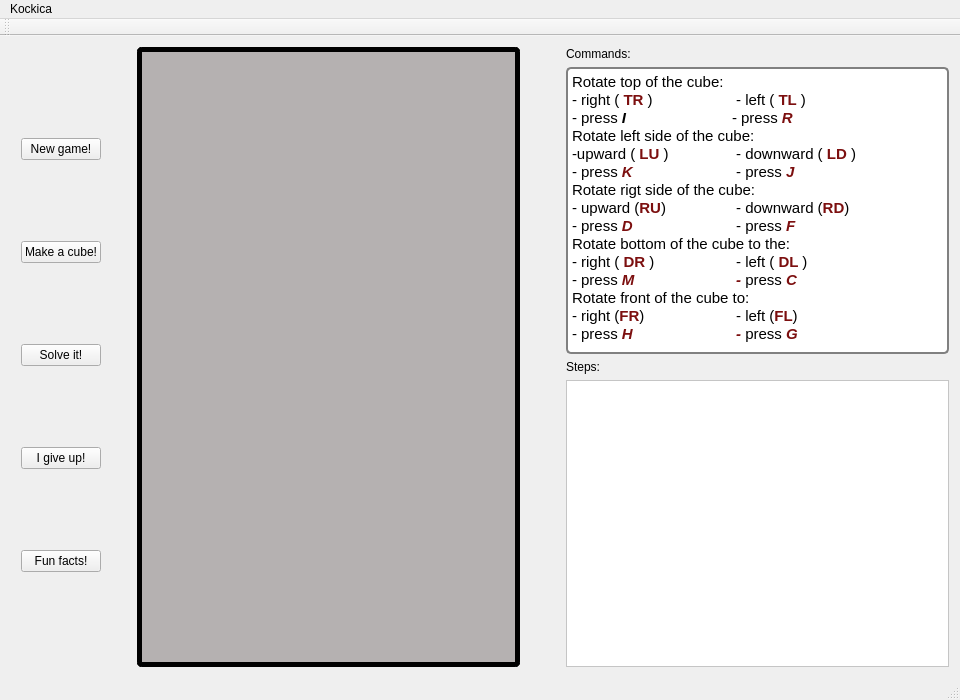
<?xml version="1.0" encoding="UTF-8"?>
<ui version="4.0">
 <class>MainWindow</class>
 <widget class="QMainWindow" name="MainWindow">
  <property name="windowModality">
   <enum>Qt::NonModal</enum>
  </property>
  <property name="geometry">
   <rect>
    <x>0</x>
    <y>0</y>
    <width>960</width>
    <height>700</height>
   </rect>
  </property>
  <property name="sizePolicy">
   <sizepolicy hsizetype="Ignored" vsizetype="Ignored">
    <horstretch>100</horstretch>
    <verstretch>100</verstretch>
   </sizepolicy>
  </property>
  <property name="minimumSize">
   <size>
    <width>800</width>
    <height>600</height>
   </size>
  </property>
  <property name="sizeIncrement">
   <size>
    <width>100</width>
    <height>100</height>
   </size>
  </property>
  <property name="baseSize">
   <size>
    <width>600</width>
    <height>600</height>
   </size>
  </property>
  <property name="acceptDrops">
   <bool>false</bool>
  </property>
  <property name="windowTitle">
   <string>MainWindow</string>
  </property>
  <property name="autoFillBackground">
   <bool>true</bool>
  </property>
  <property name="styleSheet">
   <string notr="true">QtMainWindow{
background-image:url(:/images/canvas3.jpg);}</string>
  </property>
  <widget class="QWidget" name="centralWidget">
   <layout class="QHBoxLayout" name="horizontalLayout">
    <item>
     <widget class="QFrame" name="">
      <layout class="QVBoxLayout" name="verticalLayout_3">
       <property name="spacing">
        <number>0</number>
       </property>
       <property name="leftMargin">
        <number>10</number>
       </property>
       <property name="topMargin">
        <number>10</number>
       </property>
       <property name="rightMargin">
        <number>10</number>
       </property>
       <property name="bottomMargin">
        <number>10</number>
       </property>
       <item>
        <widget class="QPushButton" name="new_game_btn">
         <property name="styleSheet">
          <string notr="true">QPushButton{
border-color: 10px solid red;
border	-radius: 10px;
font: 75 12pt &quot;Purisa&quot;;
}</string>
         </property>
         <property name="text">
          <string>New game!</string>
         </property>
        </widget>
       </item>
       <item>
        <widget class="QPushButton" name="make_cube_btn">
         <property name="styleSheet">
          <string notr="true">font: 75 12pt &quot;Purisa&quot;;</string>
         </property>
         <property name="text">
          <string>Make a cube!</string>
         </property>
        </widget>
       </item>
       <item>
        <widget class="QPushButton" name="solve_it_btn">
         <property name="styleSheet">
          <string notr="true">font: 75 12pt &quot;Purisa&quot;;</string>
         </property>
         <property name="text">
          <string>Solve it!</string>
         </property>
        </widget>
       </item>
       <item>
        <widget class="QPushButton" name="I_give_up">
         <property name="styleSheet">
          <string notr="true">font: 75 12pt &quot;Purisa&quot;;</string>
         </property>
         <property name="text">
          <string>I give up!</string>
         </property>
        </widget>
       </item>
       <item>
        <widget class="QPushButton" name="FunFacts">
         <property name="styleSheet">
          <string notr="true">font: 75 12pt &quot;Purisa&quot;;</string>
         </property>
         <property name="text">
          <string>Fun facts!</string>
         </property>
        </widget>
       </item>
      </layout>
     </widget>
    </item>
    <item>
     <spacer name="horizontalSpacer">
      <property name="orientation">
       <enum>Qt::Horizontal</enum>
      </property>
      <property name="sizeType">
       <enum>QSizePolicy::Preferred</enum>
      </property>
      <property name="sizeHint" stdset="0">
       <size>
        <width>20</width>
        <height>20</height>
       </size>
      </property>
     </spacer>
    </item>
    <item>
     <widget class="QGroupBox" name="rubick_group_box">
      <property name="enabled">
       <bool>true</bool>
      </property>
      <property name="sizePolicy">
       <sizepolicy hsizetype="Expanding" vsizetype="Preferred">
        <horstretch>0</horstretch>
        <verstretch>0</verstretch>
       </sizepolicy>
      </property>
      <property name="minimumSize">
       <size>
        <width>200</width>
        <height>300</height>
       </size>
      </property>
      <property name="styleSheet">
       <string notr="true">QGroupBox {
background-color: rgb(181, 177, 177);
border: 5px solid black;
border-radius: 5px;
margin-top: 1ex; /* leave space at the top for the title */
}</string>
      </property>
      <property name="title">
       <string/>
      </property>
     </widget>
    </item>
    <item>
     <spacer name="horizontalSpacer_2">
      <property name="orientation">
       <enum>Qt::Horizontal</enum>
      </property>
      <property name="sizeType">
       <enum>QSizePolicy::Preferred</enum>
      </property>
      <property name="sizeHint" stdset="0">
       <size>
        <width>40</width>
        <height>20</height>
       </size>
      </property>
     </spacer>
    </item>
    <item>
     <layout class="QVBoxLayout" name="verticalLayout_2">
      <item>
       <widget class="QLabel" name="label_2">
        <property name="styleSheet">
         <string notr="true">font: 75 12pt &quot;Purisa&quot;;</string>
        </property>
        <property name="text">
         <string>Commands:</string>
        </property>
       </widget>
      </item>
      <item>
       <widget class="QTextBrowser" name="Game_explained">
        <property name="styleSheet">
         <string notr="true">QTextBrowser {
background-color: rgb(255, 255, 255);
 border: 2px solid gray;
 border-radius: 5px;
 margin-top: 1ex; /* leave space at the top for the title */
}</string>
        </property>
        <property name="html">
         <string>&lt;!DOCTYPE HTML PUBLIC &quot;-//W3C//DTD HTML 4.0//EN&quot; &quot;http://www.w3.org/TR/REC-html40/strict.dtd&quot;&gt;
&lt;html&gt;&lt;head&gt;&lt;meta name=&quot;qrichtext&quot; content=&quot;1&quot; /&gt;&lt;style type=&quot;text/css&quot;&gt;
p, li { white-space: pre-wrap; }
&lt;/style&gt;&lt;/head&gt;&lt;body style=&quot; font-family:'Ubuntu'; font-size:11pt; font-weight:400; font-style:normal;&quot;&gt;
&lt;p style=&quot; margin-top:0px; margin-bottom:0px; margin-left:0px; margin-right:0px; -qt-block-indent:0; text-indent:0px;&quot;&gt;Rotate top of the cube: &lt;/p&gt;
&lt;p style=&quot; margin-top:0px; margin-bottom:0px; margin-left:0px; margin-right:0px; -qt-block-indent:0; text-indent:0px;&quot;&gt;- right ( &lt;span style=&quot; font-weight:600; color:#7c0f0f;&quot;&gt;TR&lt;/span&gt; )          	 - left ( &lt;span style=&quot; font-weight:600; color:#7c0f0f;&quot;&gt;TL &lt;/span&gt;)&lt;/p&gt;
&lt;p style=&quot; margin-top:0px; margin-bottom:0px; margin-left:0px; margin-right:0px; -qt-block-indent:0; text-indent:0px;&quot;&gt;- press &lt;span style=&quot; font-weight:600; font-style:italic;&quot;&gt;I                  	&lt;/span&gt;- press &lt;span style=&quot; font-weight:600; font-style:italic; color:#7c0f0f;&quot;&gt;R&lt;/span&gt;&lt;/p&gt;
&lt;p style=&quot; margin-top:0px; margin-bottom:0px; margin-left:0px; margin-right:0px; -qt-block-indent:0; text-indent:0px;&quot;&gt;Rotate left side of the cube:&lt;/p&gt;
&lt;p style=&quot; margin-top:0px; margin-bottom:0px; margin-left:0px; margin-right:0px; -qt-block-indent:0; text-indent:0px;&quot;&gt;-upward ( &lt;span style=&quot; font-weight:600; color:#7c0f0f;&quot;&gt;LU &lt;/span&gt;)      	 - downward ( &lt;span style=&quot; font-weight:600; color:#7c0f0f;&quot;&gt;LD&lt;/span&gt; )&lt;/p&gt;
&lt;p style=&quot; margin-top:0px; margin-bottom:0px; margin-left:0px; margin-right:0px; -qt-block-indent:0; text-indent:0px;&quot;&gt;- press &lt;span style=&quot; font-weight:600; font-style:italic; color:#7c0f0f;&quot;&gt;K                 	 &lt;/span&gt;- press &lt;span style=&quot; font-weight:600; font-style:italic; color:#7c0f0f;&quot;&gt;J&lt;/span&gt;&lt;/p&gt;
&lt;p style=&quot; margin-top:0px; margin-bottom:0px; margin-left:0px; margin-right:0px; -qt-block-indent:0; text-indent:0px;&quot;&gt;Rotate rigt side of the cube:&lt;/p&gt;
&lt;p style=&quot; margin-top:0px; margin-bottom:0px; margin-left:0px; margin-right:0px; -qt-block-indent:0; text-indent:0px;&quot;&gt;- upward (&lt;span style=&quot; font-weight:600; color:#7c0f0f;&quot;&gt;RU&lt;/span&gt;)       	 - downward (&lt;span style=&quot; font-weight:600; color:#7c0f0f;&quot;&gt;RD&lt;/span&gt;)&lt;/p&gt;
&lt;p style=&quot; margin-top:0px; margin-bottom:0px; margin-left:0px; margin-right:0px; -qt-block-indent:0; text-indent:0px;&quot;&gt;- press &lt;span style=&quot; font-weight:600; font-style:italic; color:#7c0f0f;&quot;&gt;D                	 &lt;/span&gt;- press &lt;span style=&quot; font-weight:600; font-style:italic; color:#7c0f0f;&quot;&gt;F&lt;/span&gt;&lt;/p&gt;
&lt;p style=&quot; margin-top:0px; margin-bottom:0px; margin-left:0px; margin-right:0px; -qt-block-indent:0; text-indent:0px;&quot;&gt;Rotate bottom of the cube to the:&lt;/p&gt;
&lt;p style=&quot; margin-top:0px; margin-bottom:0px; margin-left:0px; margin-right:0px; -qt-block-indent:0; text-indent:0px;&quot;&gt;- right ( &lt;span style=&quot; font-weight:600; color:#7c0f0f;&quot;&gt;DR&lt;/span&gt; )          	 - left ( &lt;span style=&quot; font-weight:600; color:#7c0f0f;&quot;&gt;DL &lt;/span&gt;)&lt;/p&gt;
&lt;p style=&quot; margin-top:0px; margin-bottom:0px; margin-left:0px; margin-right:0px; -qt-block-indent:0; text-indent:0px;&quot;&gt;- press &lt;span style=&quot; font-weight:600; font-style:italic; color:#7c0f0f;&quot;&gt;M               	 - &lt;/span&gt;press &lt;span style=&quot; font-weight:600; font-style:italic; color:#7c0f0f;&quot;&gt;C&lt;/span&gt;&lt;/p&gt;
&lt;p style=&quot; margin-top:0px; margin-bottom:0px; margin-left:0px; margin-right:0px; -qt-block-indent:0; text-indent:0px;&quot;&gt;Rotate front of the cube to:&lt;/p&gt;
&lt;p style=&quot; margin-top:0px; margin-bottom:0px; margin-left:0px; margin-right:0px; -qt-block-indent:0; text-indent:0px;&quot;&gt;- right (&lt;span style=&quot; font-weight:600; color:#7c0f0f;&quot;&gt;FR&lt;/span&gt;)             	 - left (&lt;span style=&quot; font-weight:600; color:#7c0f0f;&quot;&gt;FL&lt;/span&gt;)&lt;/p&gt;
&lt;p style=&quot; margin-top:0px; margin-bottom:0px; margin-left:0px; margin-right:0px; -qt-block-indent:0; text-indent:0px;&quot;&gt;- press &lt;span style=&quot; font-weight:600; font-style:italic; color:#7c0f0f;&quot;&gt;H	          	 - &lt;/span&gt;press &lt;span style=&quot; font-weight:600; font-style:italic; color:#7c0f0f;&quot;&gt;G&lt;/span&gt;&lt;/p&gt;&lt;/body&gt;&lt;/html&gt;</string>
        </property>
       </widget>
      </item>
      <item>
       <widget class="QLabel" name="label">
        <property name="styleSheet">
         <string notr="true">font: 75 12pt &quot;Purisa&quot;;</string>
        </property>
        <property name="text">
         <string>Steps:</string>
        </property>
       </widget>
      </item>
      <item>
       <widget class="QPlainTextEdit" name="write_steps">
        <property name="styleSheet">
         <string notr="true">background-color: rgb(255, 255, 255);</string>
        </property>
       </widget>
      </item>
     </layout>
    </item>
   </layout>
  </widget>
  <widget class="QMenuBar" name="menuBar">
   <property name="geometry">
    <rect>
     <x>0</x>
     <y>0</y>
     <width>960</width>
     <height>22</height>
    </rect>
   </property>
   <widget class="QMenu" name="menuKockica">
    <property name="title">
     <string>Kockica</string>
    </property>
    <addaction name="separator"/>
   </widget>
   <addaction name="menuKockica"/>
  </widget>
  <widget class="QToolBar" name="mainToolBar">
   <attribute name="toolBarArea">
    <enum>TopToolBarArea</enum>
   </attribute>
   <attribute name="toolBarBreak">
    <bool>false</bool>
   </attribute>
  </widget>
  <widget class="QStatusBar" name="statusBar"/>
 </widget>
 <layoutdefault spacing="6" margin="11"/>
 <resources/>
 <connections/>
</ui>
